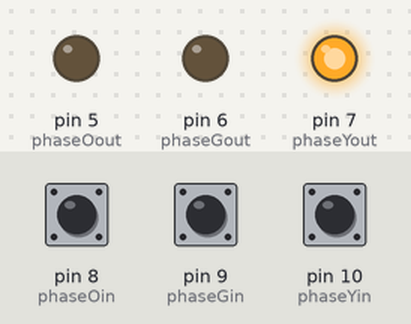
This sketch was run on a simulated Arduino Uno, built with avr-gcc and run on an emulated ATmega328P. Shown: output pins drawn as LEDs (lit = HIGH). Dashed ring = blinking. The test bench sets the inputs (shaded band); at power-on: pin 8 (phaseOin) HIGH, pin 9 (phaseGin) HIGH, pin 10 (phaseYin) HIGH.

Above: at 1.2 s.
1.3 s: pin 8 (phaseOin) pulled LOW for 0.15 s
At 2.3 s:
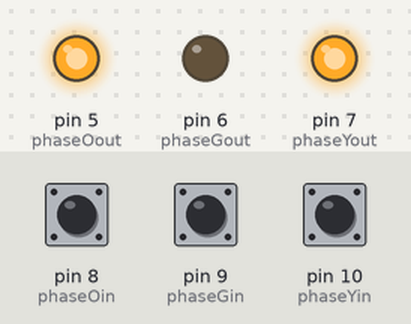
2.9 s: pin 9 (phaseGin) pulled LOW for 0.15 s
At 3.5 s:
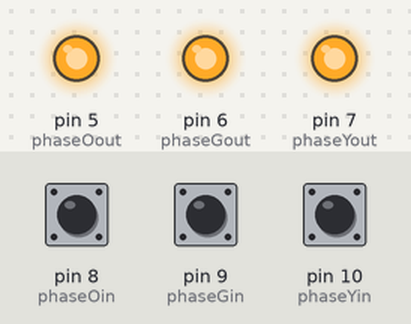
4.5 s: pin 8 (phaseOin) pulled LOW for 1 s
At 5.2 s:
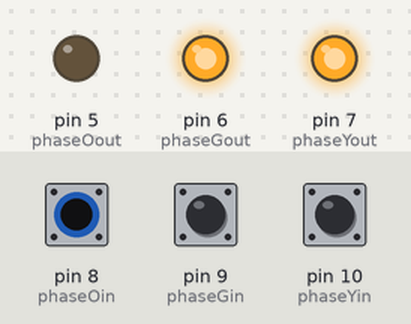
7.0 s: pin 8 (phaseOin) pulled LOW for 3.2 s
At 10.8 s:
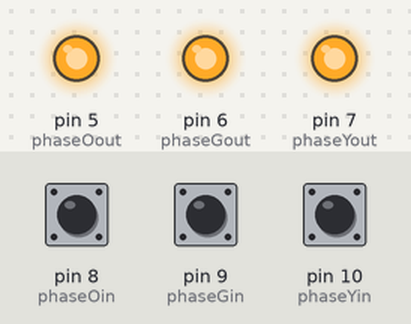
11.7 s: pin 9 (phaseGin) pulled LOW for 3.2 s
At 13.1 s:
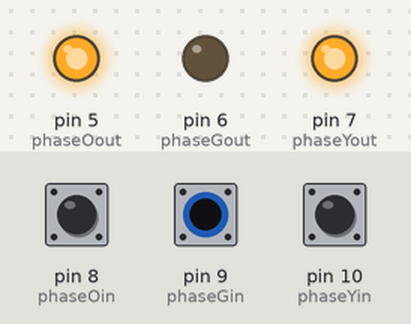
16.4 s: pin 10 (phaseYin) pulsed LOW 5 times (0.12 s each, 0.3 s apart)
At 16.76 s:
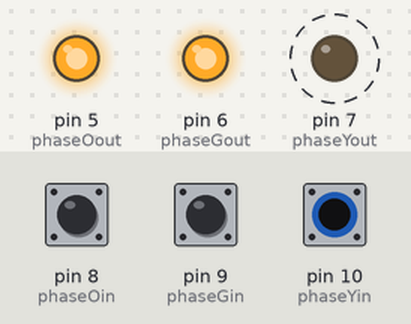
Timing chart, 0 to 19.4 s (numbered marks = the images above; inputs shaded):
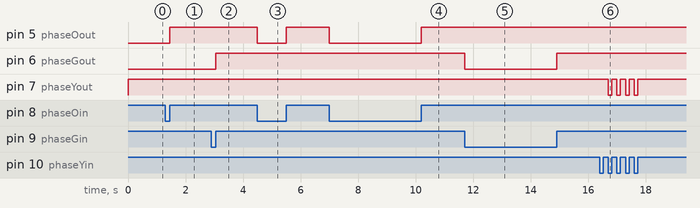

The sketch:

Tst23_ISR_Micros.ino
```cpp
// 3 Channel Signal Calibration

// include the pinchangeint library to access 3 x pin interrupts
#include <PinChangeInt.h>
// include the elapsedMillis library to access 3 x micros timers
#include <elapsedMillis.h>

// Assign channel in pins
const byte phaseOin = 8;
const byte phaseGin = 9;
const byte phaseYin = 10;

// Assign channel out pins
const byte phaseOout = 5;
const byte phaseGout = 6;
const byte phaseYout = 7;

// Setup signal outputs expected by external processor
volatile uint8_t phaseOStateIn;
volatile uint8_t phaseGStateIn;
volatile uint8_t phaseYStateIn;

// Setup signal time constants for calcs
volatile unsigned long phaseOstart = 0;
volatile unsigned long phaseOend = 0;
volatile unsigned long phaseOintervalin = 0;
boolean phaseOoutput = false;

// Setup the 3 timers to be used
elapsedMicros timerO;
elapsedMicros timerG;
elapsedMicros timerY;

volatile unsigned long phaseGstart = 0;
volatile unsigned long phaseGend = 0;
volatile unsigned long phaseGintervalin = 0;
boolean phaseGoutput = false;

volatile unsigned long phaseYstart = 0;
volatile unsigned long phaseYend = 0;
volatile unsigned long phaseYintervalin = 0;
boolean phaseYoutput = false;

//Setup calibration & debounce constants
const int debounce = 500; //in microseconds
float calPercent = .85; //for 8.5 to 9.1 should give 6.0 to 6.5

// These bit flags are set in FlagsShared to indicate which
// channels have new signals
const byte phaseOflag = 1;
const byte phaseGflag = 2;
const byte phaseYflag = 4;

// holds the update flags defined above
volatile uint8_t FlagsShared;

void setup()
{
/*  Serial.begin(115200);

  Serial.println("multiChannels");
*/
  //PhaseO pin setup
  pinMode(phaseOout, OUTPUT);
  pinMode(phaseOin, INPUT);
  digitalWrite (phaseOin, HIGH); // turn on the internal pull-up resistor
  phaseOStateIn = digitalRead(phaseOin); // the intent here is to read and write the
//existing state of the signal at the beginning and then let the Loop() function alter it
//from there
  digitalWrite(phaseOout, phaseOStateIn);
  phaseOstart = 0;
  phaseOend = 0;
  phaseOintervalin = 0;

  //PhaseG pin setup
  pinMode(phaseGout, OUTPUT);
  pinMode(phaseGin, INPUT);
  digitalWrite (phaseGin, HIGH);
  phaseGStateIn = digitalRead(phaseGin);
  digitalWrite(phaseGout, phaseGStateIn);
  phaseGstart = 0;
  phaseGend = 0;
  phaseGintervalin = 0;

  //PhaseY pin setup
  pinMode(phaseYout, OUTPUT);
  pinMode(phaseYin, INPUT);
  digitalWrite (phaseYin, HIGH);
  phaseYStateIn = digitalRead(phaseYin);
  digitalWrite(phaseYout, phaseYStateIn);
  phaseYstart = 0;
  phaseYend = 0;
  phaseYintervalin = 0;

  // use the PinChangeInt library to attach the interrupts
  // Pins chosen make this interchangeable with an Uno and Leo
  PCintPort::attachInterrupt(phaseOin, calcPhaseO,CHANGE);
  PCintPort::attachInterrupt(phaseGin, calcPhaseG,CHANGE);
  PCintPort::attachInterrupt(phaseYin, calcPhaseY,CHANGE);

  //Set the Timers to 0 and start them as the last activity in Setup
  timerO = 0;
  timerG = 0;
  timerY = 0;
}

void loop()
{
  // create local variables to hold a local copies of the channel inputs

  static uint8_t phaseOstate;

  unsigned long phaseOinterval;

  unsigned long phaseGinterval;

  unsigned long phaseYinterval;

  static uint8_t phaseGstate;

  static uint8_t phaseYstate;

  // local copy of update flags

  static uint8_t UpdateFlags;

  // check shared update flags to see if any channels have a change in the signal

  if(FlagsShared)
  {
    noInterrupts();

    // turn interrupts off quickly to take local copies of the shared variables

    // take a local copy of which channels were updated in case we need to use this in the rest of loop

    UpdateFlags = FlagsShared;


    if(UpdateFlags & phaseOflag)
    {
      phaseOstate = phaseOStateIn;
      phaseOinterval = phaseOintervalin;
      phaseOoutput = true;
    }

    if(UpdateFlags & phaseGflag)
    {
      phaseGstate = phaseGStateIn;
      phaseGinterval = phaseGintervalin;
      phaseGoutput = true;
    }

    if(UpdateFlags & phaseYflag)
    {
      phaseYstate = phaseYStateIn;
      phaseYinterval = phaseYintervalin;
      phaseYoutput = true;
    }

    // clear shared copy of updated flags

    FlagsShared = 0;

    interrupts(); // we have local copies of the inputs, so now we can turn interrupts back on

  }

if(phaseOoutput = true)
  {
/*      Serial.println();
      Serial.print("O");
      Serial.print(",");
      Serial.print(phaseOinterval);
      Serial.print(",");
      Serial.print(timerO);
*/
    if(timerO >= (phaseOinterval/calPercent))
    {
      timerO -= (phaseOinterval/calPercent); //reset timer by subtracting calInterval
      phaseOinterval=(phaseOinterval/calPercent);
      phaseOoutput = false;
/*      Serial.print(",");
      Serial.print(timerO);*/
      digitalWrite(phaseOout, phaseOstate);
/*      Serial.print(",");
      Serial.print(phaseOstate);*/
    }
  }


if(phaseGoutput = true)
  {
 /*     Serial.println();
      Serial.print("G");
      Serial.print(",");
      Serial.print(phaseGinterval);
      Serial.print(",");
      Serial.print(timerG);
*/
    if(timerG >= (phaseGinterval/calPercent))
    {
      timerG -= (phaseGinterval/calPercent); //reset the timer
      phaseGinterval=(phaseGinterval/calPercent);
      phaseGoutput = false;
/*      Serial.print(",");
      Serial.print(timerG);*/
      digitalWrite(phaseGout, phaseGstate);
/*      Serial.print(",");
      Serial.print(phaseGstate);*/
    }
  }


if(phaseYoutput = true)
  {
    if(timerY >= (phaseYinterval/calPercent))
    {
      timerY -= (phaseYinterval/calPercent); //reset the timer
      phaseYinterval=(phaseYinterval/calPercent);
      phaseYoutput = false;
      digitalWrite(phaseYout, phaseYstate);
    }
  }

  UpdateFlags = 0;
}

//  interrupt service routines

void calcPhaseO()
{
  phaseOstart = micros(); // get the current time
  phaseOStateIn = digitalRead(phaseOin); // get the current pin state

      phaseOintervalin=phaseOstart-phaseOend; // calc the interval since last read
      phaseOend=phaseOstart; // save the time that the pin read was taken

  FlagsShared |= phaseOflag;
}

void calcPhaseG()
{
  phaseGstart = micros();
  phaseGStateIn = digitalRead(phaseGin);

      phaseGintervalin=phaseGstart-phaseGend;
      phaseGend=phaseGstart;

  FlagsShared |= phaseGflag;
}

void calcPhaseY()
{
  phaseYstart = micros();
  phaseYStateIn = digitalRead(phaseYin);

      phaseYintervalin=phaseYstart-phaseYend;
      phaseYend=phaseYstart;

  FlagsShared |= phaseYflag;
}
```

Measured:
- after the input at 1.3 s, pin 5 (phaseOout): LOW → HIGH after 0.15 s
- after the input at 2.9 s, pin 6 (phaseGout): LOW → HIGH after 0.15 s
- after the input at 4.5 s, pin 5 (phaseOout): HIGH → LOW at once, → HIGH 1.0 s later
- after the input at 7.0 s, pin 5 (phaseOout): HIGH → LOW at once, → HIGH 3.2 s later
- after the input at 11.7 s, pin 6 (phaseGout): HIGH → LOW at once, → HIGH 3.2 s later
- after the input at 16.4 s, pin 7 (phaseYout): alternates HIGH for 0.18 s and LOW for 0.12 s, 8 changes in all, then stays HIGH, starting after 0.30 s
